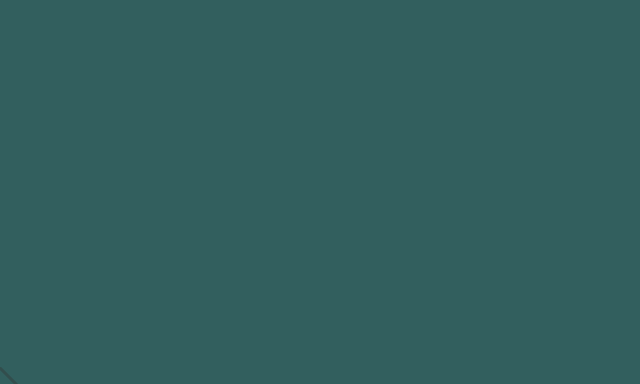
Frame 1 (no input)
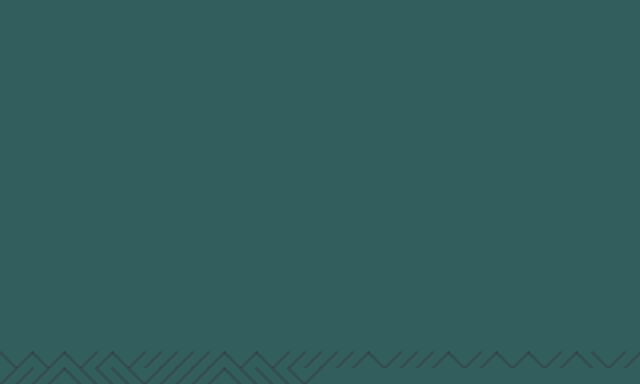
Frame 60 (the mouse pressed at the canvas centre just before this capture)
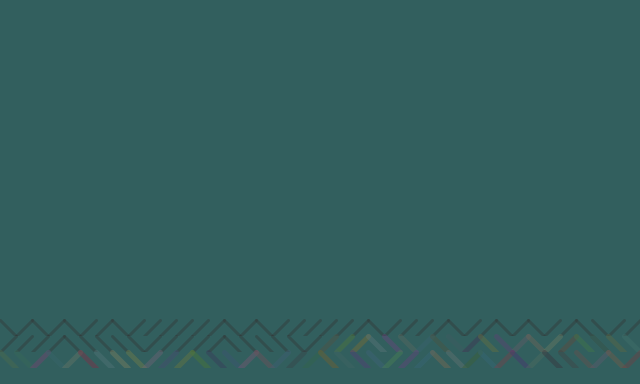
Frame 120 (the mouse held since frame 60 and released just before this capture)

The Processing sketch that drew these frames (run headless with seeded random() and noise(); from frame 60 on, the mouse is pressed at the canvas centre):

// Processing sketch: 10_print_modifica
// ── 10_print_modifica.pde
/*
Basato su: 10_print — Segue licenza originale.
Algoritmo modificato per esercizio durante il corso 
SEI 2014 @ UnirSM — Più info http://goo.gl/59obuO 
*/

int w = 16;
int h = 16;
int index = 0;
int colore=1;
void setup() {
size(640, 384);
background(#325F5E);

strokeWeight(3);
//stroke(224);
smooth();
}
void draw() {
int x1 = w*index;
int x2 = x1 + w;
int y1 = h*23;
int y2 = h*24;

int dimensione = int (map(mouseY, 0, height, 3, 7)); //mappo il valore del
//mouseY da 3 a 7 che mi servirà per deteminare lo spessore della linea

int valore =int( map(mouseX, 0, width, 0, 255)); //mappo il valore del mouseX
// da 0 a 255 per determinare il valore massimo colore

//serie di random per il colore
int col1= int (random(50, valore)); 
int col2= int (random(50, valore));
int col3= int (random(50, valore));
int col4= int (random(100, valore));


strokeWeight(dimensione); //spessore della linea

//stroke (col1*colore,col2*colore,col3*colore);
stroke (col1,col2,col3,col4);

//stroke (t*10,t*50,t*30);

if (random(2) < 1) {
line(x2, y1, x1, y2);
} else {
line(x1, y1, x2, y2);
}
index++;
colore++;
if (index == width/w) {
PImage p = get(0, h, width, h*23);
background(#325F5E);
set(0, 0, p);
index = 0;
colore=1;

}
}
